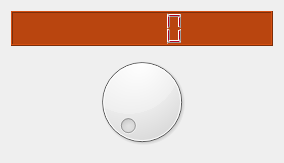
<?xml version="1.0" encoding="UTF-8"?>
<ui version="4.0">
 <class>Dialog</class>
 <widget class="QDialog" name="Dialog">
  <property name="geometry">
   <rect>
    <x>0</x>
    <y>0</y>
    <width>284</width>
    <height>163</height>
   </rect>
  </property>
  <property name="windowTitle">
   <string>Dialog</string>
  </property>
  <layout class="QVBoxLayout" name="verticalLayout">
   <item>
    <widget class="QLCDNumber" name="lcdNumber">
     <property name="styleSheet">
      <string notr="true">color: rgb(177, 2, 34);
background-color: rgb(185, 69, 15);</string>
     </property>
    </widget>
   </item>
   <item>
    <widget class="QDial" name="dial">
     <property name="value">
      <number>0</number>
     </property>
     <property name="sliderPosition">
      <number>0</number>
     </property>
    </widget>
   </item>
  </layout>
 </widget>
 <resources/>
 <connections>
  <connection>
   <sender>dial</sender>
   <signal>sliderMoved(int)</signal>
   <receiver>lcdNumber</receiver>
   <slot>display(int)</slot>
   <hints>
    <hint type="sourcelabel">
     <x>49</x>
     <y>44</y>
    </hint>
    <hint type="destinationlabel">
     <x>250</x>
     <y>22</y>
    </hint>
   </hints>
  </connection>
 </connections>
</ui>
